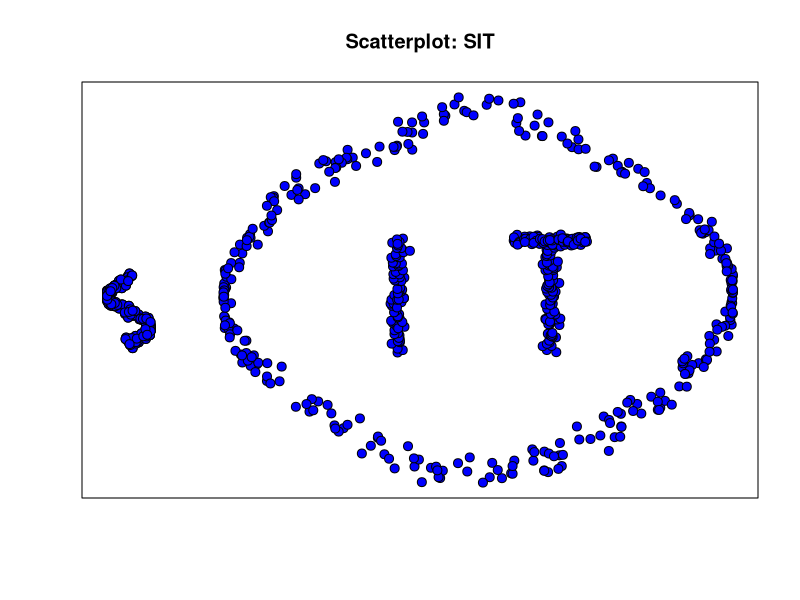
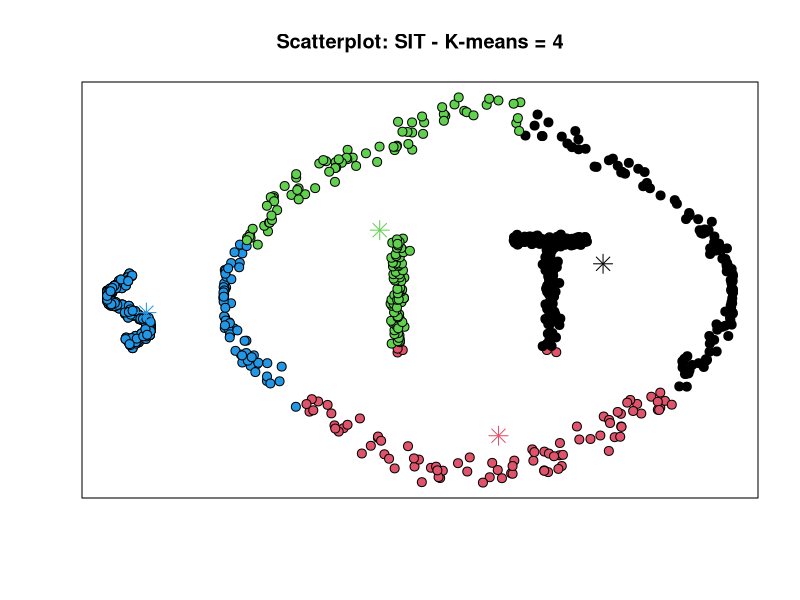
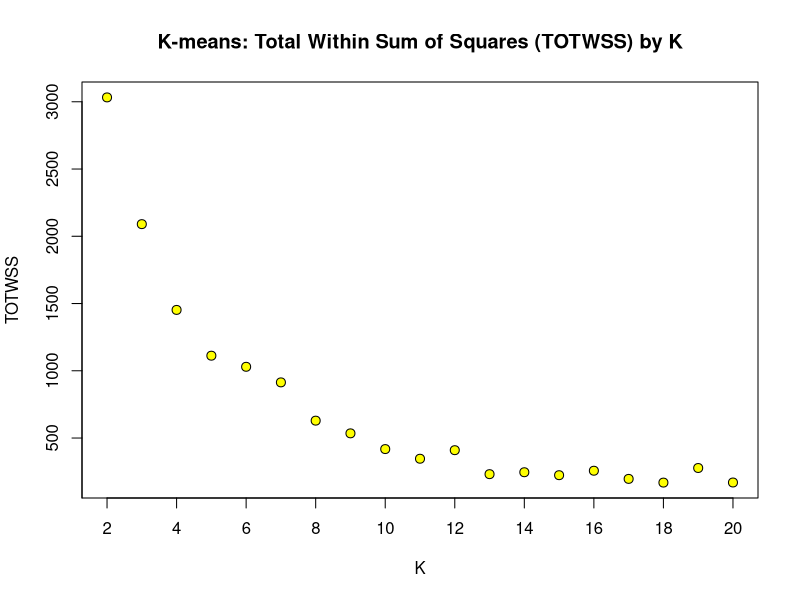
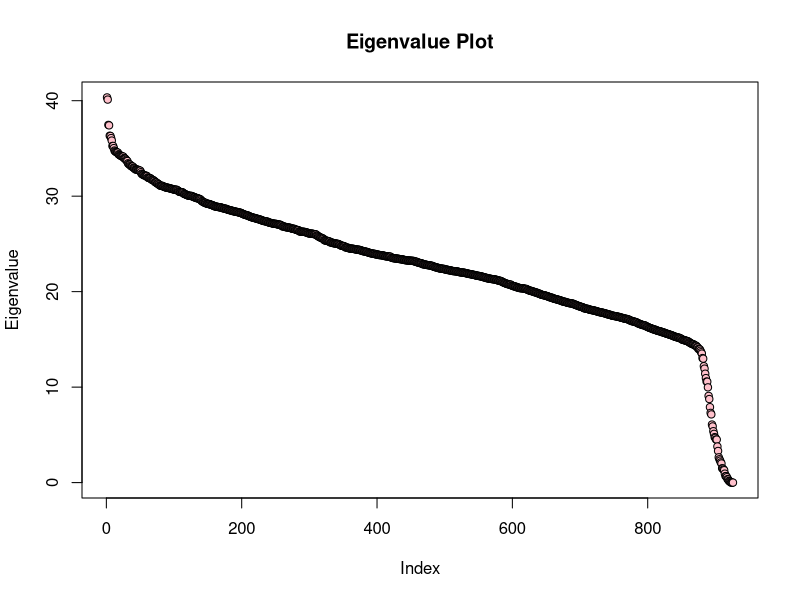
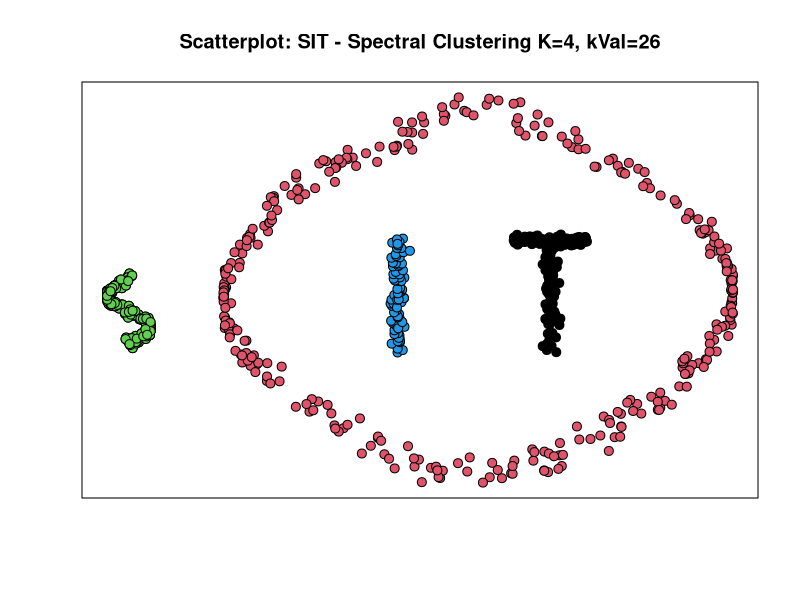
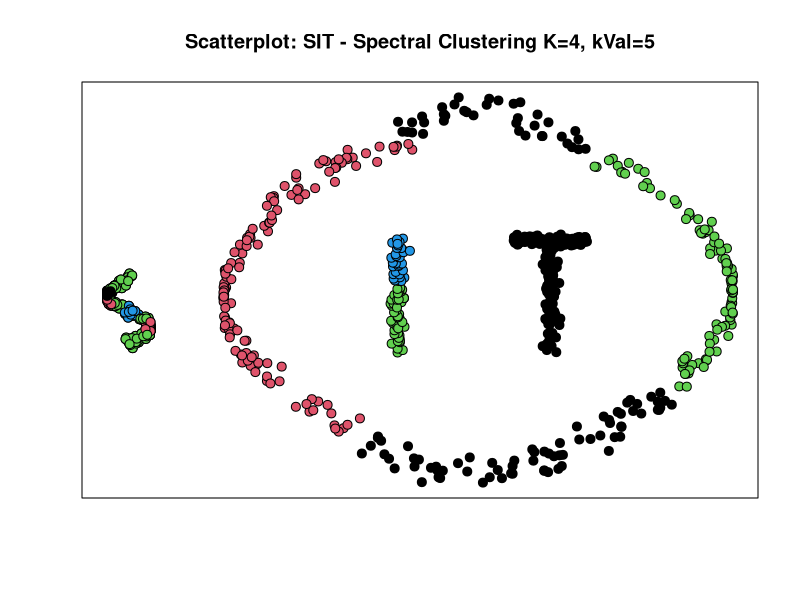

Here is the R script that generated these plots, in order:
## ---- chunk 1
knitr::opts_chunk$set(echo = TRUE)
## ---- chunk 2
# Read in the Data
zz<-read.table("Data/lettersdata.txt")
zz<-as.matrix(zz)
## ---- chunk 3
zz[1:10,]
## ---- chunk 4
# Plot the Data
plot(zz,
     main = "Scatterplot: SIT",
     pch = 21,
     col = "black",
     bg = "blue",
     cex = 1.2,
     xaxt = 'n', 
     yaxt = 'n',
     xlab = '', 
     ylab = '')
## ---- chunk 5
cl <- kmeans(zz, 4, nstart = 25)
## ---- chunk 6
plot(zz,
     main = "Scatterplot: SIT - K-means = 4",
     col = 'black', 
     bg = cl$cluster, 
     pch=21,
     cex = 1.2,
     xaxt = 'n', 
     yaxt = 'n',
     xlab = '', 
     ylab = '')

points(cl$centers, 
       col = 1:5, 
       pch = 8,
       cex = 1.8
)
## ---- chunk 7
#Initialize Matrix with 2 columns: One for the K, the other for the TOTWSS
totwss <- matrix(0, nrow = 19, ncol = 2)
totwss[,1] <- 2:20 # Assign 2:20 to first column

#Vectorize the K-means function such that it is applied to each number of K (Faster than for loop)
totwss[,2] <- unlist(lapply(2:20, function(i) kmeans(zz, centers=i)$tot.withinss))  
## ---- chunk 8
plot(totwss, 
     main="K-means: Total Within Sum of Squares (TOTWSS) by K",
     xlab= "K",
     ylab= "TOTWSS",
     col = 'black', 
     bg = 'yellow', 
     pch=21,
     cex = 1.2,
     axes = FALSE) #Clears axes

# Create Custom Axes

# Create X axis: Set ticks to start at 2 and go up by 2.
axis(1, at = seq(2, 20, by = 2))

# Create Y Axis: Set ticks to start at 0 and go up by 500.
axis(2, at = seq(0, 3000, by = 500))

# Redraw the Box
box()
## ---- chunk 9
dZZ<-as.matrix(dist(zz)) # compute eucleadean distances
cParam = 1 # parameter of similarity function
S<-exp(-dZZ/cParam) #compute similarity matrix
## ---- chunk 10
#S-distance matrix and k-no of neighbours
AffMat <- function(S, k) {
  n <- nrow(S)
  AM <- matrix(0, nrow = n, ncol = n)
  
  for (i in 1:n) {
    top_k_indices <- order(S[i, ], decreasing = TRUE)[1:k]
    AM[i, top_k_indices] <- S[i, top_k_indices]
    AM[top_k_indices, i] <- AM[i, top_k_indices]
  }
  
  AM
}
## ---- chunk 11
kVal=26   
A<-AffMat(S,kVal)
## ---- chunk 12
D <- diag(apply(A, 1, sum)) # sum rows
## ---- chunk 13
L <- D - A
## ---- chunk 14
eigL <-eigen(L)
## ---- chunk 15
plot(eigL$values,
     main = "Eigenvalue Plot",
     ylab= "Eigenvalue",
     col = 'black', 
     bg = 'pink', 
     pch=21,
     cex = 0.98)
## ---- chunk 16
tail(eigL$values, 10)
## ---- chunk 17

k<-4
Z<- eigL$vectors[,(ncol(eigL$vectors)-k+1):ncol(eigL$vectors)]

## ---- chunk 18
cl2 <- kmeans(Z, k, nstart=25)
## ---- chunk 19
plot(zz, 
     main = "Scatterplot: SIT - Spectral Clustering K=4, kVal=26",
     col='black',
     bg=cl2$cluster,
     pch=21,
     cex = 1.2,
     xaxt = 'n', 
     yaxt = 'n',
     xlab = '', 
     ylab = ''
)
## ---- chunk 20

kVal_2 = 5   
A_2<-AffMat(S,kVal_2)
D_2 <- diag(apply(A_2, 1, sum)) 
L_2 <- D_2 - A_2
eigL_2 <-eigen(L_2)
Z_2<- eigL_2$vectors[,(ncol(eigL_2$vectors)-k+1):ncol(eigL_2$vectors)]
cl3 <- kmeans(Z_2, k, nstart=25)


plot(zz, 
     main = "Scatterplot: SIT - Spectral Clustering K=4, kVal=5",
     col='black',
     bg=cl3$cluster,
     pch=21,
     cex = 1.2,
     xaxt = 'n', 
     yaxt = 'n',
     xlab = '', 
     ylab = ''
)

## ---- chunk 21
tail(eigL_2$values, 35)
